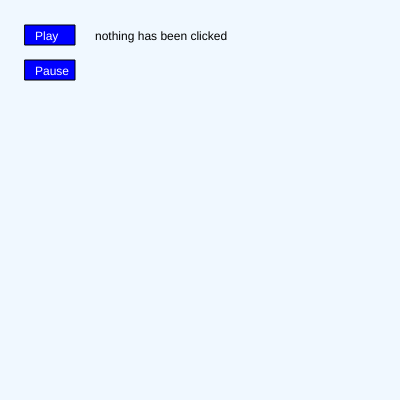
Frame 1 (no input)
Frame 60 (no input): identical to frame 1, image omitted
Frame 120 (the mouse pressed at the canvas centre since frame 60): identical to frame 1, image omitted

The p5.js sketch that drew this single still picture (run headless with seeded random() and noise() and a simulated clock; from frame 60 on, the mouse is pressed at the canvas centre):

// p5.js sketch
// ── sketch.js
// uses a button class and the mousePressed function
// to identify a chosen button

let but1, but2; // instances of the button
// an array could hold many more

// some things to change when buttons are pressed
let status = 'nothing';
let thingShape;

function setup() {
  createCanvas(400, 400);
  // 3 args : xPos, yPos, and label
  but1 = new Clicker(25, 25, 'Play');
  but2 = new Clicker(25, 60, 'Pause');
}

function draw() {
  background('aliceblue');

  // arrays would be cool here too
  // draw the buttons
  but1.render();
  but2.render();

  // display the status
  fill(0);
  text(status + ' has been clicked', 95, 40);

  // change the shape
  if (thingShape == 'circle') {
    fill(100, 200, 65);
    ellipse(width / 2, height / 2, 100, 100);
  } else if (thingShape == 'square') {
    fill(200, 100, 65);
    rect(150, 150, 100, 100);
  }

}

function mousePressed() {
  // pass the mouseX & Y to the buttons
  // depending on the button being
  // clicked, do something different
  // take the x&y position
  // of the cursor and pass it to the check() fxn 
  let val = 0;
  if (but1.check(mouseX, mouseY)) val = 1; // if true
  if (but2.check(mouseX, mouseY)) val = 2;

  if (val == 1) {
    status = 'Play';
    thingShape = 'circle';
  } else if (val == 2) {
    status = 'Pause';
    thingShape = 'square';
  }
}

// clicker class!
class Clicker {
  constructor(_x, _y, _label) { // wants x/y and name
    this.x = _x;
    this.y = _y;
    this.label = _label;
    // standard across all these buttons
    this.c = color('blue');
    this.long = 50;
    this.tall = 20;
  }

  // draw it on screen
  render() {
    fill(this.c);
    rect(this.x, this.y, this.long, this.tall);
    fill(255);
    text(this.label, this.x + 10, this.y + 15);
  }

  check(_x, _y) {
    // pass the mouse x & y and return true if clicked
    // return false if not clicked
    let mx = _x;
    let my = _y;
    let clicked = false;
    // checks to see if the cursor is in the box
    // boundaries
    if (mx > this.x && mx < this.x + this.long && my > this.y && my < this.y + this.tall) {
      console.log('you clicked ' + this.label);
      clicked = true;
    }
    return clicked;
  }
}
